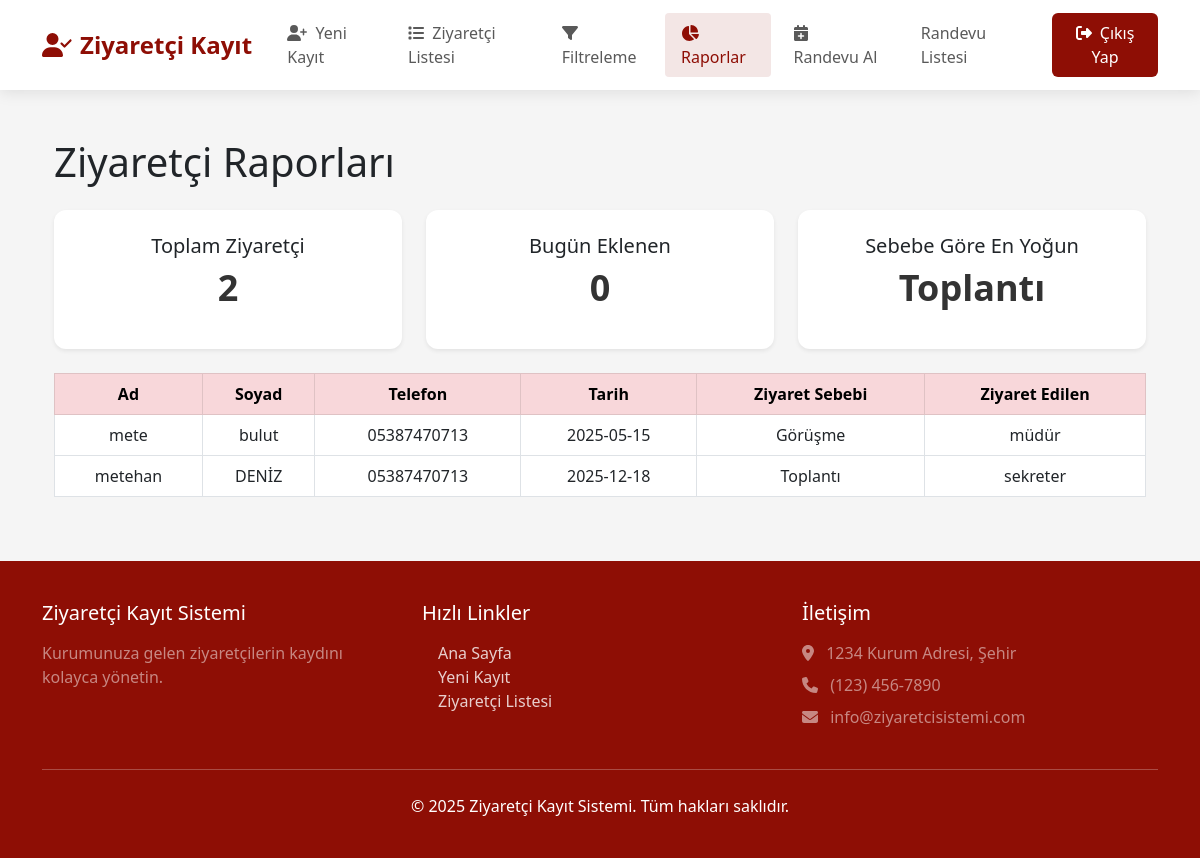
The page /rapor (signed in) on the database its author committed.
### app.py (models this page shows)
class Ziyaretci(db.Model):
    id = db.Column(db.Integer, primary_key=True)
    ad = db.Column(db.String(100), nullable=False)
    soyad = db.Column(db.String(100), nullable=False)
    tc = db.Column(db.String(11))
    telefon = db.Column(db.String(20), nullable=False)
    tarih = db.Column(db.String(20), nullable=False)
    sure = db.Column(db.Integer, nullable=False)
    ziyaret_sebebi = db.Column(db.String(50), nullable=False)
    ziyaret_edilen = db.Column(db.String(100), nullable=False)
    notlar = db.Column(db.Text)

### app.py (the view)
@app.route("/rapor")
@login_required
def rapor():
    ziyaretciler = Ziyaretci.query.all()
    toplam_ziyaretci = Ziyaretci.query.count()
    bugunku_ziyaretci = Ziyaretci.query.filter_by(tarih=datetime.now().strftime("%Y-%m-%d")).count()
    en_yogun_sebep = db.session.query(
        Ziyaretci.ziyaret_sebebi, db.func.count(Ziyaretci.ziyaret_sebebi)
    ).group_by(Ziyaretci.ziyaret_sebebi).order_by(db.func.count(Ziyaretci.ziyaret_sebebi).desc()).first()
    if en_yogun_sebep:
        en_yogun_sebep = en_yogun_sebep[0]
    else:
        en_yogun_sebep = "Veri yok"
    return render_template("rapor.html",
                           ziyaretciler=ziyaretciler,
                           toplam_ziyaretci=toplam_ziyaretci,
                           bugunku_ziyaretci=bugunku_ziyaretci,
                           en_yogun_sebep=en_yogun_sebep)

### app.py (called while the page is built)
@login_manager.user_loader
def load_user(user_id):
    return User.query.get(int(user_id))

### templates/rapor.html (shortened to what this page needs)
{% extends "panel_base.html" %}
{% block content %}
<div class="container my-5">
  <h1 class="mb-4">Ziyaretçi Raporları</h1>
  <div class="row mb-4">
    <div class="col-md-4">
      <div class="card text-center shadow-sm">
        <div class="card-body">
          <h5 class="card-title">Toplam Ziyaretçi</h5>
          <p class="display-6">{{ toplam_ziyaretci }}</p>
        </div>
      </div>
    </div>
    <div class="col-md-4">
      <div class="card text-center shadow-sm">
        <div class="card-body">
          <h5 class="card-title">Bugün Eklenen</h5>
          <p class="display-6">{{ bugunku_ziyaretci }}</p>
        </div>
      </div>
    </div>
    <div class="col-md-4">
      <div class="card text-center shadow-sm">
        <div class="card-body">
          <h5 class="card-title">Sebebe Göre En Yoğun</h5>
          <p class="display-6">{{ en_yogun_sebep }}</p>
        </div>
      </div>
    </div>
  </div>
  <div class="table-responsive">
    <table class="table table-hover table-bordered align-middle">
      <thead class="table-danger text-center">
        <tr>
          <th>Ad</th>
          <th>Soyad</th>
          <th>Telefon</th>
          <th>Tarih</th>
          <th>Ziyaret Sebebi</th>
          <th>Ziyaret Edilen</th>
        </tr>
      </thead>
      <tbody>
        {% for ziyaretci in ziyaretciler %}
        <tr>
          <td>{{ ziyaretci.ad }}</td>
          <td>{{ ziyaretci.soyad }}</td>
          <td>{{ ziyaretci.telefon }}</td>
          <td>{{ ziyaretci.tarih }}</td>
          <td>{{ ziyaretci.ziyaret_sebebi }}</td>
          <td>{{ ziyaretci.ziyaret_edilen }}</td>
        </tr>
        {% endfor %}
      </tbody>
    </table>
  </div>
</div>
{% endblock %}

### templates/panel_base.html (style rules this page uses)
:root { --primary-color: #8e0e05; --primary-dark: #6e0b04; --secondary-color: #343a40; --light-color: #f8f9fa; --dark-color: #212529; }
body { font-family: 'Segoe UI', system-ui, -apple-system, sans-serif; background-color: #f5f5f5; color: var(--dark-color); }

### templates/rapor.html (style rules this page uses)
.table th, .table td { text-align: center; }
.table thead { background-color: #a00505; color: #fff; }
.card { border: none; border-radius: 0.75rem; }
.card-body { padding: 1.5rem; }
.display-6 { font-size: 2.25rem; font-weight: bold; color: #333; }

### rows shown on the page
Ziyaretci: ziyaret_sebebi "Toplantı", ad "metehan", soyad "DENİZ", telefon "05387470713", tarih "2025-12-18", ziyaret_edilen "sekreter"
Ziyaretci: ad "mete", soyad "bulut", telefon "05387470713", tarih "2025-05-15", ziyaret_sebebi "Görüşme", ziyaret_edilen "müdür"

### other values the page prints
{{ toplam_ziyaretci }} "2"
{{ bugunku_ziyaretci }} "0"
